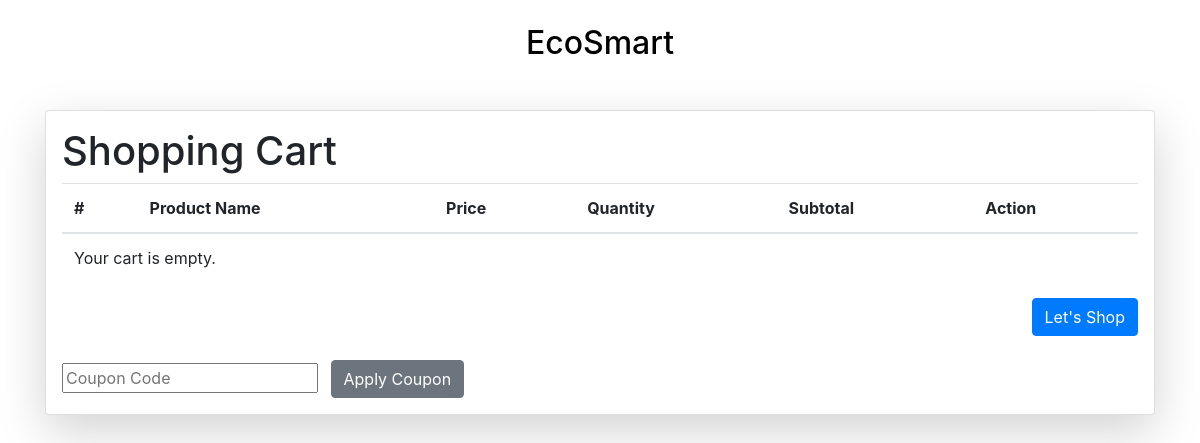
Before: /cart/11 (signed in) with the older database file.
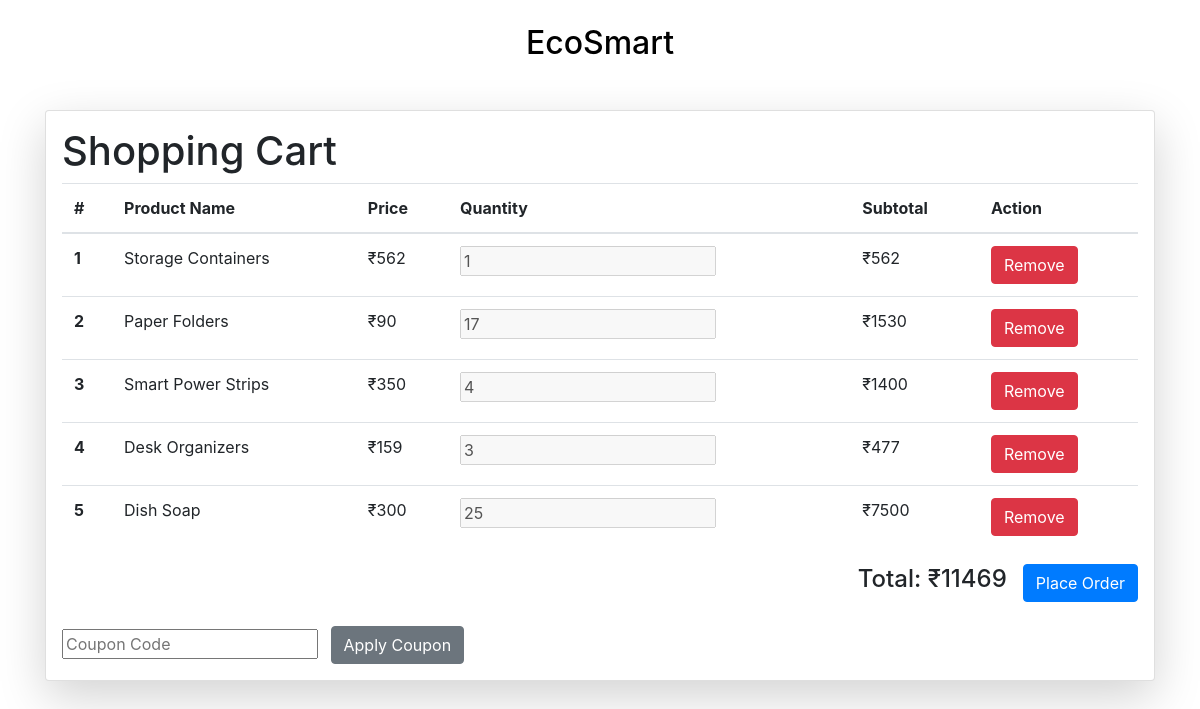
After: the same page with the newer database file.
### vault.py (models this page shows, shortened)
class Cart(Base):
    __tablename__ = 'cart'
    cart_id = Column(Integer, primary_key=True, autoincrement=True)
    user_id = Column('user_id', Integer)
    product_id = Column('product_id', Integer)
    product_name = Column('product_name', String)
    quantity = Column('quantity', Integer)
    price = Column('price', Integer)
    created_at = Column('created_at', String)

### user_routes.py (the view)
@app.route('/cart/<int:pid>')
def cart(pid):
    if 'user' in session:
            product = agent.query(Cart).filter(Cart.user_id == pid).all()
            total = sum([product[i].price*product[i].quantity for i in range(len(product))])
            return render_template('user/cart.html', cart_items=product, total=total, user_id=session['user'])
    else:
        return render_template('login/login.html')

### templates/user/cart.html (shortened to what this page needs)
<!DOCTYPE html>
<html lang="en">
  <head>
    <link
      rel="stylesheet"
      href="https://stackpath.bootstrapcdn.com/bootstrap/4.5.2/css/bootstrap.min.css"
    />
    <link
      rel="stylesheet"
      type="text/css"
      href="{{ url_for('static',filename='styles/header.css') }}"
    />
  </head>
  <body>
    <br />
    <div class="main">
      <div class="navigation">
        <h2><a href="/">EcoSmart</a></h2>
      </div>
    </div>
    <div class="container mt-5 mb-5">
      <div class="card shadow-lg p-3 mb-5 bg-white rounded">
        <div class="row g-0">
          <div class="col-md-12">
            <h1>Shopping Cart</h1>
            <table class="table">
              <thead>
                <tr>
                  <th scope="col">#</th>
                  <th scope="col">Product Name</th>
                  <th scope="col">Price</th>
                  <th scope="col">Quantity</th>
                  <th scope="col">Subtotal</th>
                  <th scope="col">Action</th>
                </tr>
              </thead>
              <tbody id="cart-items">
                {% if cart_items %} {% for item in cart_items %}
                <tr>
                  <th scope="row">{{ loop.index }}</th>
                  <td>{{ item.product_name }}</td>
                  <td>₹{{ item.price }}</td>
                  <td>
                    <input
                      type="number"
                      name="quantity"
                      value="{{ item.quantity }}"
                      disabled
                    />
                  </td>
                  <td>₹{{ item.price * item.quantity }}</td>
                  <td>
                    <a href="/cart/del/{{item.cart_id}}">
                      <button class="btn btn-danger">Remove</button>
                    </a>
                  </td>
                </tr>
                {% endfor %} {% else %}
                <tr>
                  <td colspan="6">Your cart is empty.</td>
                </tr>
                {% endif %}
              </tbody>
            </table>
            <div class="d-flex justify-content-end align-items-center">
              {% if cart_items %}
              <h4 id="total-amount">Total: ₹{{ total }}</h4>
              <form action="/cart/place_order/{{user_id}}" method="POST">
                <button
                  type="submit"
                  class="btn btn-primary ml-3"
                  onclick="placeOrder()"
                >
                  Place Order
                </button>
              </form>
              {% else %}
              <button
                class="btn btn-primary ml-3"
                onclick="location.href='/home'"
              >
                Let's Shop
              </button>
              {% endif %}
            </div>
            <br />
            <input
              type="text"
              id="coupon_code"
              name="coupon_code"
              placeholder="Coupon Code"
            />
            <button
              type="button"
              id="apply_coupon"
              class="btn btn-secondary ml-2"
              onclick="applyCoupon()"
            >
              Apply Coupon
            </button>
          </div>
        </div>
      </div>
    </div>
  </body>
</html>

### static/styles/header.css (style rules this page uses)
a { text-decoration: none; color: black; text-align: center; }
h2 { text-align: center; }

Changed rows visible on the page:
added Cart: product_name "Storage Containers", price "562", quantity "1", item.price*item.quantity "562"
added Cart: product_name "Paper Folders", price "90", quantity "17", item.price*item.quantity "1530"
added Cart: product_name "Smart Power Strips", price "350", quantity "4", item.price*item.quantity "1400"
added Cart: product_name "Desk Organizers", price "159", quantity "3", item.price*item.quantity "477"
added Cart: product_name "Dish Soap", price "300", quantity "25", item.price*item.quantity "7500"
Other visible differences:
{{ total }}: (not shown) → "11469"
text no longer shown: "Your cart is empty. Let's Shop"
text now shown: "Total: ₹ Place Order"
